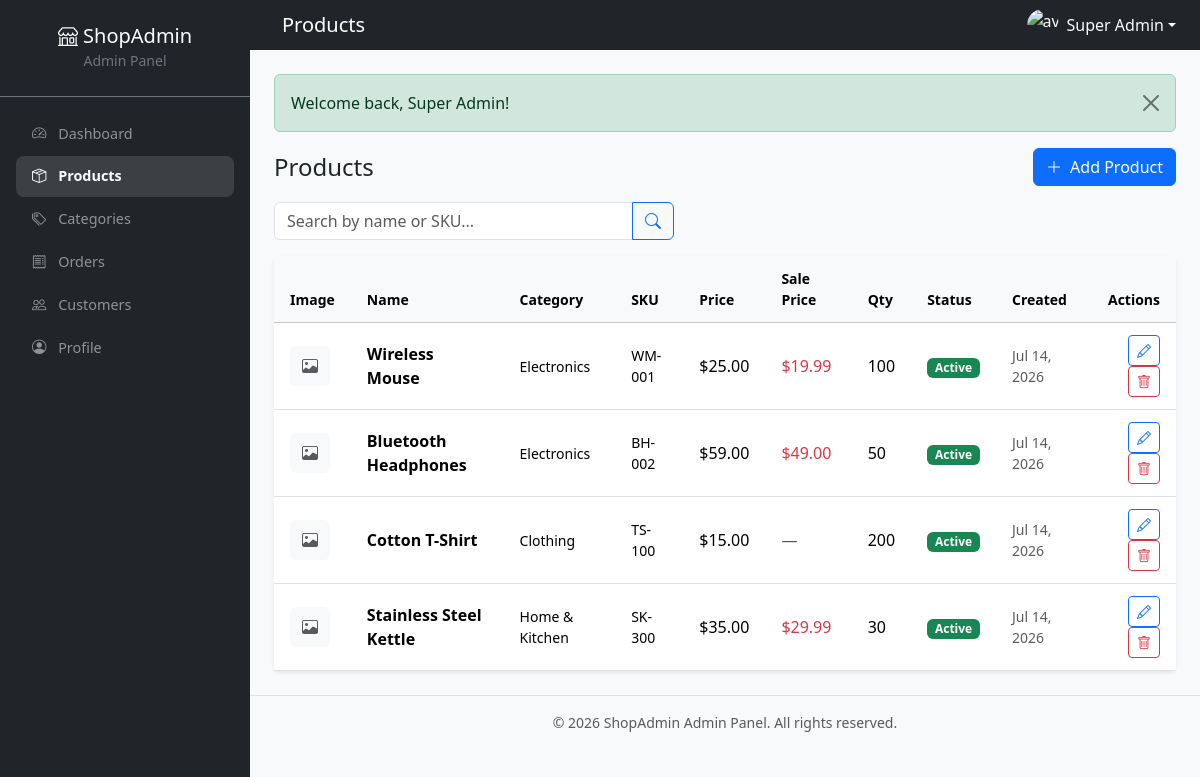
Screenshot of /products/index.php (signed in) with the database file from the repository.
### tables this page shows
CREATE TABLE IF NOT EXISTS `products` (
  `id`               INT UNSIGNED NOT NULL AUTO_INCREMENT,
  `category_id`      INT UNSIGNED NOT NULL,
  `name`             VARCHAR(200) NOT NULL,
  `sku`              VARCHAR(100) NOT NULL,
  `price`            DECIMAL(12,2) NOT NULL,
  `sale_price`       DECIMAL(12,2) DEFAULT NULL,
  `quantity`         INT NOT NULL DEFAULT 0,
  `short_description` VARCHAR(255) DEFAULT NULL,
  `long_description` TEXT DEFAULT NULL,
  `main_image`       VARCHAR(255) DEFAULT NULL,
  `status`           ENUM('active','inactive') NOT NULL DEFAULT 'active',
  `view_count`       INT UNSIGNED NOT NULL DEFAULT 0,
  `created_at`       TIMESTAMP DEFAULT CURRENT_TIMESTAMP,
  `updated_at`       TIMESTAMP DEFAULT CURRENT_TIMESTAMP ON UPDATE CURRENT_TIMESTAMP,
  PRIMARY KEY (`id`),
  UNIQUE KEY `uniq_product_sku` (`sku`),
  KEY `idx_product_category` (`category_id`),
  CONSTRAINT `fk_product_category` FOREIGN KEY (`category_id`)
      REFERENCES `categories` (`id`) ON DELETE RESTRICT ON UPDATE CASCADE
);

CREATE TABLE IF NOT EXISTS `categories` (
  `id`          INT UNSIGNED NOT NULL AUTO_INCREMENT,
  `title`       VARCHAR(150) NOT NULL,
  `description` TEXT DEFAULT NULL,
  `image`       VARCHAR(255) DEFAULT NULL,
  `status`      ENUM('active','inactive') NOT NULL DEFAULT 'active',
  `created_at`  TIMESTAMP DEFAULT CURRENT_TIMESTAMP,
  `updated_at`  TIMESTAMP DEFAULT CURRENT_TIMESTAMP ON UPDATE CURRENT_TIMESTAMP,
  PRIMARY KEY (`id`)
);

### includes/auth.php (called while the page is built, shortened)
<?php
function e($value): string
{
    return htmlspecialchars((string) $value, ENT_QUOTES, 'UTF-8');
}

### products/index.php (the view, shortened to what this page needs)
<?php
require_once __DIR__ . '/../includes/auth.php';
$pdo = db();
$search   = trim($_GET['search'] ?? '');
$page     = max(1, (int)($_GET['page'] ?? 1));
$offset   = ($page - 1) * PER_PAGE;
$where  = '';
$params = [];
$sql = "SELECT p.*, c.title AS category_title
        FROM products p
        LEFT JOIN categories c ON p.category_id = c.id
        $where
        ORDER BY p.created_at DESC
        LIMIT " . PER_PAGE . " OFFSET $offset";
$stmt = $pdo->prepare($sql);
$stmt->execute($params);
$products = $stmt->fetchAll();
include __DIR__ . '/../includes/header.php';
?>
<div class="d-flex justify-content-between align-items-center mb-3">
    <h4 class="mb-0">Products</h4>
    <a href="<?= e(BASE_URL) ?>/products/add.php" class="btn btn-primary">
        <i class="bi bi-plus-lg me-1"></i> Add Product
    </a>
</div>
<form method="GET" class="mb-3">
    <div class="input-group" style="max-width:400px;">
        <input type="text" name="search" class="form-control" placeholder="Search by name or SKU..."
               value="<?= e($search) ?>">
        <button class="btn btn-outline-primary" type="submit"><i class="bi bi-search"></i></button>
    </div>
</form>
<div class="card border-0 shadow-sm">
    <div class="card-body p-0">
        <div class="table-responsive">
            <table class="table table-hover mb-0 align-middle">
                <thead class="table-light small text-muted">
                    <tr>
                        <th>Image</th>
                        <th>Name</th>
                        <th>Category</th>
                        <th>SKU</th>
                        <th>Price</th>
                        <th>Sale Price</th>
                        <th>Qty</th>
                        <th>Status</th>
                        <th>Created</th>
                        <th class="text-end">Actions</th>
                    </tr>
                </thead>
                <tbody>
                <?php if (empty($products)): ?>
                    <tr><td colspan="10" class="text-center text-muted py-4">No products found.</td></tr>
                <?php else: foreach ($products as $p): ?>
                    <tr>
                        <td>
                            <?php if ($p['main_image']): ?>
                                <img src="<?= e(BASE_URL) ?>/uploads/products/<?= e($p['main_image']) ?>" width="40" height="40" class="rounded object-fit-cover">
                            <?php else: ?>
                                <div class="bg-light rounded d-flex align-items-center justify-content-center" style="width:40px;height:40px;"><i class="bi bi-image text-muted"></i></div>
                            <?php endif; ?>
                        </td>
                        <td class="fw-semibold"><?= e($p['name']) ?></td>
                        <td class="small"><?= e($p['category_title'] ?? '—') ?></td>
                        <td class="small"><?= e($p['sku']) ?></td>
                        <td>$<?= e(number_format($p['price'], 2)) ?></td>
                        <td>
                            <?php if ($p['sale_price']): ?>
                                <span class="text-danger">$<?= e(number_format($p['sale_price'], 2)) ?></span>
                            <?php else: ?>
                                <span class="text-muted">—</span>
                            <?php endif; ?>
                        </td>
                        <td><?= (int)$p['quantity'] ?></td>
                        <td><span class="badge bg-<?= e($p['status'] === 'active' ? 'success' : 'secondary') ?>"><?= e(ucfirst($p['status'])) ?></span></td>
                        <td class="small text-muted"><?= e(date('M j, Y', strtotime($p['created_at']))) ?></td>
                        <td class="text-end">
                            <a href="<?= e(BASE_URL) ?>/products/edit.php?id=<?= (int)$p['id'] ?>" class="btn btn-sm btn-outline-primary" title="Edit"><i class="bi bi-pencil"></i></a>
                            <a href="<?= e(BASE_URL) ?>/products/?delete=<?= (int)$p['id'] ?>"
                               class="btn btn-sm btn-outline-danger" title="Delete"
                               onclick="return confirm('Delete this product? This cannot be undone.')">
                                <i class="bi bi-trash"></i>
                            </a>
                        </td>
                    </tr>
                <?php endforeach; endif; ?>
                </tbody>
            </table>
        </div>
    </div>
</div>
<?php include __DIR__ . '/../includes/footer.php'; ?>

### assets/css/style.css (style rules this page uses)
:root { --sidebar-width: 250px; --sidebar-bg: #1a1d29; }
.card { transition: box-shadow 0.15s; }
.table > :not(caption) > * > * { padding: 0.75rem 1rem; }

### rows the page displays
products: name "Wireless Mouse", category.title "Electronics", sku "WM-001", price "25.00", sale_price "19.99", quantity "100", status "Active", created_at "Jul 14, 2026"
products: name "Bluetooth Headphones", category.title "Electronics", sku "BH-002", price "59.00", sale_price "49.00", quantity "50", status "Active", created_at "Jul 14, 2026"
products: name "Cotton T-Shirt", category.title "Clothing", sku "TS-100", price "15.00", quantity "200", status "Active", created_at "Jul 14, 2026"
products: name "Stainless Steel Kettle", category.title "Home & Kitchen", sku "SK-300", price "35.00", sale_price "29.99", quantity "30", status "Active", created_at "Jul 14, 2026"

### other values shown
SITE_NAME "ShopAdmin"
$item[0] "Dashboard"
$item[0] "Products"
$item[0] "Categories"
$item[0] "Orders"
$item[0] "Customers"
$item[0] "Profile"
$pageTitle "Products"
$_SESSION['admin_name'] "Super Admin"
$f['message'] "Welcome back, Super Admin!"
